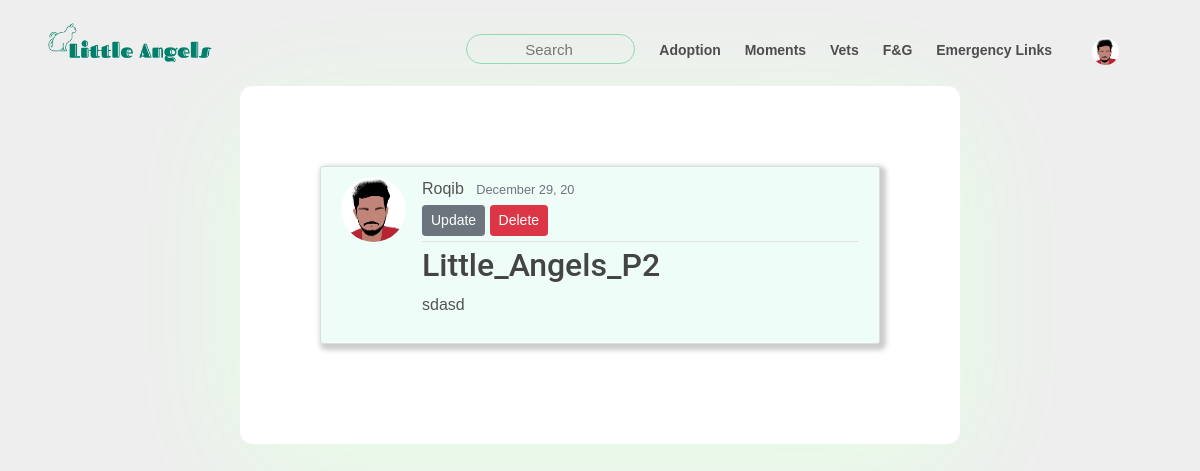
Page /adoption/post/4/ (signed in) on the earlier database version.
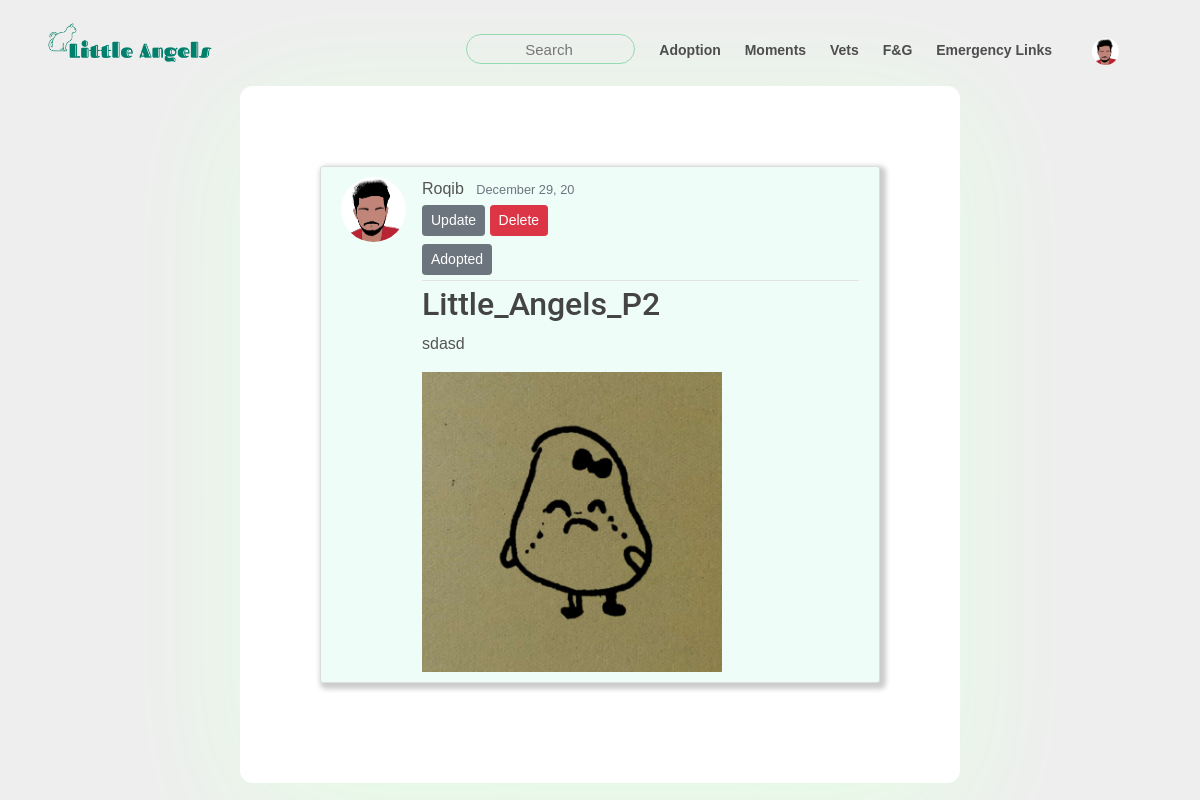
Same page on the later database version.
### adoption/models.py (models this page shows, shortened)
class AdoptionPost(models.Model):
    title = models.CharField(max_length=30)
    author = models.ForeignKey(User, on_delete=models.CASCADE)
    content = models.TextField();
    date = models.DateTimeField(default=timezone.now)
    location = models.CharField(max_length=50)
    approved = models.BooleanField(default=False)
    contact = models.CharField(max_length=11)
    isAdopted = models.BooleanField(default=False)
    image = models.ImageField( blank=True, null=True, upload_to= 'adoption_pics')

### users/models.py (models this page shows, shortened)
class Profile(models.Model):
    user = models.OneToOneField(User, on_delete=models.CASCADE)
    image = models.ImageField(default='default.png',  upload_to= 'profile_pics')

### adoption/views.py (the view)
# urls.py: path('post/<int:pk>/', PostDetailView.as_view(), name='adoption_post_detail'),
class PostDetailView(LoginRequiredMixin, DetailView):
    model = AdoptionPost

### adoption/templates/adoption/adoptionpost_detail.html
{% extends 'home/base.html' %}
{% load static %}
{% block content %}
<div class="boss">
    <div class="blog-post">
        <article class="media content-section">
            <img class="rounded-circle article-img" src="{{object.author.profile.image.url}}" alt="DP"">
            <div class="media-body">
            <div class="article-metadata">
                <a class="mr-2" href="{% url 'adoption_user_posts' object.author.username %}">{{ object.author }}</a>
                <small class="text-muted">{{ object.date| date:"F d, y"}}</small>
                {% if object.author == user %}
                    <div>
                        <a class="btn btn-secondary btn-sm mt-1 mb-1" href="{% url 'adoption_post_update' object.id %}">Update</a>
                        <a class="btn btn-danger btn-sm mt-1 mb-1" href="{% url 'adoption_post_delete' object.id %}">Delete</a>
                    </div>
                {%endif %}
                {% if object.isAdopted == True %}
                    <div>
                        <p class="btn btn-secondary btn-sm mt-1 mb-1">Adopted</p>
                    </div>
                {% endif %}
            </div>
            <h2 class="article-title">{{ object.title }}</h2>
            <p class="article-content">{{ object.content }}</p>
            {%if object.image %}
            <div>
                <img class="article-content" width="300px"; src="{{object.image.url|default_if_none:'#'}}">
            </div>
            {%endif%}
            </div>
        </article>
    </div>
</div>
{% endblock content %}

Differences in the rows shown:
changed AdoptionPost "Little_Angels_P2": isAdopted False → True (drawn); image: picture added
Other differences:
text now shown: "Adopted"
